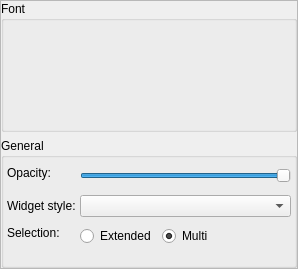
<?xml version="1.0" encoding="UTF-8"?>
<ui version="4.0">
 <class>CSettingsGuiComponent</class>
 <widget class="QFrame" name="CSettingsGuiComponent">
  <property name="geometry">
   <rect>
    <x>0</x>
    <y>0</y>
    <width>298</width>
    <height>269</height>
   </rect>
  </property>
  <property name="windowTitle">
   <string>GUI general settings</string>
  </property>
  <property name="frameShape">
   <enum>QFrame::StyledPanel</enum>
  </property>
  <property name="frameShadow">
   <enum>QFrame::Raised</enum>
  </property>
  <layout class="QVBoxLayout" name="vl_SettingsGuiComponent">
   <property name="leftMargin">
    <number>0</number>
   </property>
   <property name="topMargin">
    <number>0</number>
   </property>
   <property name="rightMargin">
    <number>0</number>
   </property>
   <property name="bottomMargin">
    <number>0</number>
   </property>
   <item>
    <widget class="QGroupBox" name="gb_Font">
     <property name="title">
      <string>Font</string>
     </property>
     <layout class="QVBoxLayout" name="vl_FontSettings">
      <property name="leftMargin">
       <number>3</number>
      </property>
      <property name="topMargin">
       <number>3</number>
      </property>
      <property name="rightMargin">
       <number>3</number>
      </property>
      <property name="bottomMargin">
       <number>3</number>
      </property>
      <item>
       <widget class="swift::gui::components::CSettingsFontComponent" name="comp_SettingsFonts">
        <property name="minimumSize">
         <size>
          <width>0</width>
          <height>100</height>
         </size>
        </property>
       </widget>
      </item>
     </layout>
    </widget>
   </item>
   <item>
    <widget class="QGroupBox" name="gb_GuiGeneral">
     <property name="title">
      <string>General</string>
     </property>
     <layout class="QFormLayout" name="fl_GuiGeneral">
      <property name="horizontalSpacing">
       <number>4</number>
      </property>
      <property name="verticalSpacing">
       <number>4</number>
      </property>
      <property name="leftMargin">
       <number>3</number>
      </property>
      <property name="topMargin">
       <number>3</number>
      </property>
      <property name="rightMargin">
       <number>3</number>
      </property>
      <property name="bottomMargin">
       <number>3</number>
      </property>
      <item row="1" column="0">
       <widget class="QLabel" name="lbl_SettingsGuiOpacity">
        <property name="toolTip">
         <string>0-100%</string>
        </property>
        <property name="text">
         <string>Opacity:</string>
        </property>
       </widget>
      </item>
      <item row="1" column="1">
       <widget class="QSlider" name="hs_SettingsGuiOpacity">
        <property name="sizePolicy">
         <sizepolicy hsizetype="Preferred" vsizetype="Fixed">
          <horstretch>0</horstretch>
          <verstretch>0</verstretch>
         </sizepolicy>
        </property>
        <property name="minimumSize">
         <size>
          <width>0</width>
          <height>30</height>
         </size>
        </property>
        <property name="toolTip">
         <string>0-100%</string>
        </property>
        <property name="maximum">
         <number>100</number>
        </property>
        <property name="singleStep">
         <number>10</number>
        </property>
        <property name="value">
         <number>100</number>
        </property>
        <property name="orientation">
         <enum>Qt::Horizontal</enum>
        </property>
       </widget>
      </item>
      <item row="2" column="0">
       <widget class="QLabel" name="lbl_SettingsGuiWidgetStyle">
        <property name="text">
         <string>Widget style:</string>
        </property>
       </widget>
      </item>
      <item row="2" column="1">
       <widget class="QComboBox" name="cb_SettingsGuiWidgetStyle"/>
      </item>
      <item row="3" column="0">
       <widget class="QLabel" name="lbl_PreferredMultiSelect">
        <property name="text">
         <string>Selection:</string>
        </property>
       </widget>
      </item>
      <item row="3" column="1">
       <widget class="QWidget" name="wi_PreferredSelection" native="true">
        <layout class="QHBoxLayout" name="hl_PreferredMultiSelect">
         <property name="leftMargin">
          <number>0</number>
         </property>
         <property name="topMargin">
          <number>0</number>
         </property>
         <property name="rightMargin">
          <number>0</number>
         </property>
         <property name="bottomMargin">
          <number>0</number>
         </property>
         <item>
          <widget class="QRadioButton" name="rb_PreferExtendedSelection">
           <property name="text">
            <string>Extended</string>
           </property>
          </widget>
         </item>
         <item>
          <widget class="QRadioButton" name="rb_PreferMultiSelection">
           <property name="text">
            <string>Multi</string>
           </property>
           <property name="checked">
            <bool>true</bool>
           </property>
          </widget>
         </item>
         <item>
          <spacer name="hs_PreferredSelection">
           <property name="orientation">
            <enum>Qt::Horizontal</enum>
           </property>
           <property name="sizeHint" stdset="0">
            <size>
             <width>40</width>
             <height>30</height>
            </size>
           </property>
          </spacer>
         </item>
        </layout>
       </widget>
      </item>
     </layout>
    </widget>
   </item>
  </layout>
 </widget>
 <customwidgets>
  <customwidget>
   <class>swift::gui::components::CSettingsFontComponent</class>
   <extends>QFrame</extends>
   <header>gui/components/settingsfontcomponent.h</header>
   <container>1</container>
  </customwidget>
 </customwidgets>
 <resources/>
 <connections/>
</ui>
